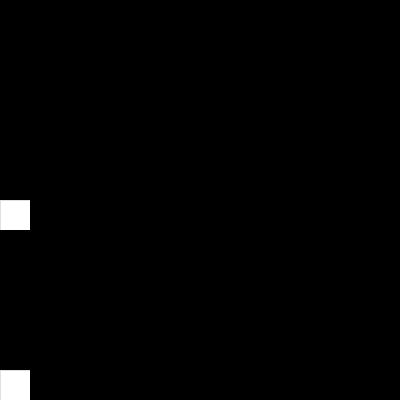
Frame 1 (no input)
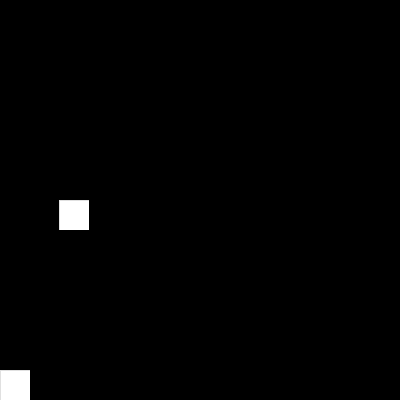
Frame 60 (the mouse pressed at the canvas centre just before this capture)
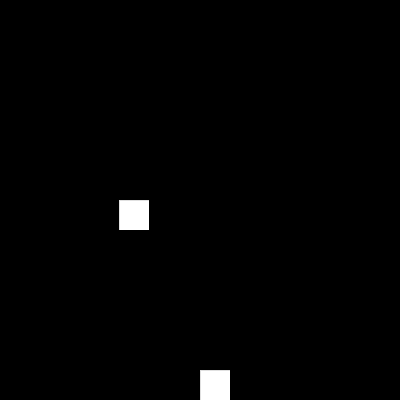
Frame 120 (the mouse held since frame 60 and released just before this capture)

The Processing sketch that drew these frames (run headless with seeded random() and noise(); from frame 60 on, the mouse is pressed at the canvas centre):

// Processing sketch: processing_88286
// ── processing_88286.pde

int shooterX, shooterY;
int alienX, alienY;
int speed;
int shapeSize = 30;

void setup()
{
  size(400, 400);
  shooterY = height - 30;
  alienX = 0;
  speed = 1;
  alienY = height/2;
}

void draw()
{
  background(0);
  
  //drawing shooter
  stroke(0);
  strokeWeight(0);
  shooterX = mouseX;
  rect(shooterX, shooterY, shapeSize, shapeSize);
  
  //drawing alien
  rect(alienX, alienY, shapeSize, shapeSize);
  alienX += speed;
  if (alienX + shapeSize > width || alienX < 0)
    speed = - speed;
}

void mousePressed()
{
  stroke(255, 0, 0);
  strokeWeight(5);
  line(shooterX+shapeSize/2, shooterY, shooterX+shapeSize/2, 0);
}
